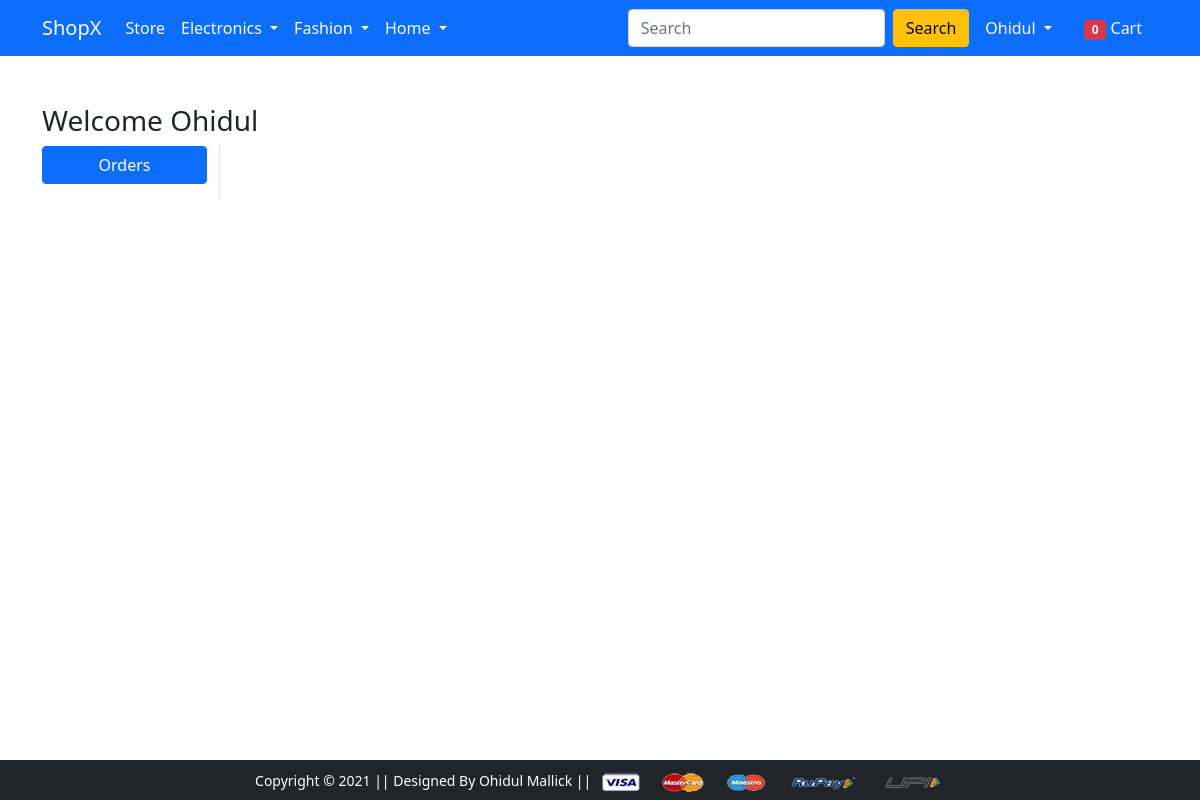
/orders/ (signed in), run on an earlier commit of the app's database.
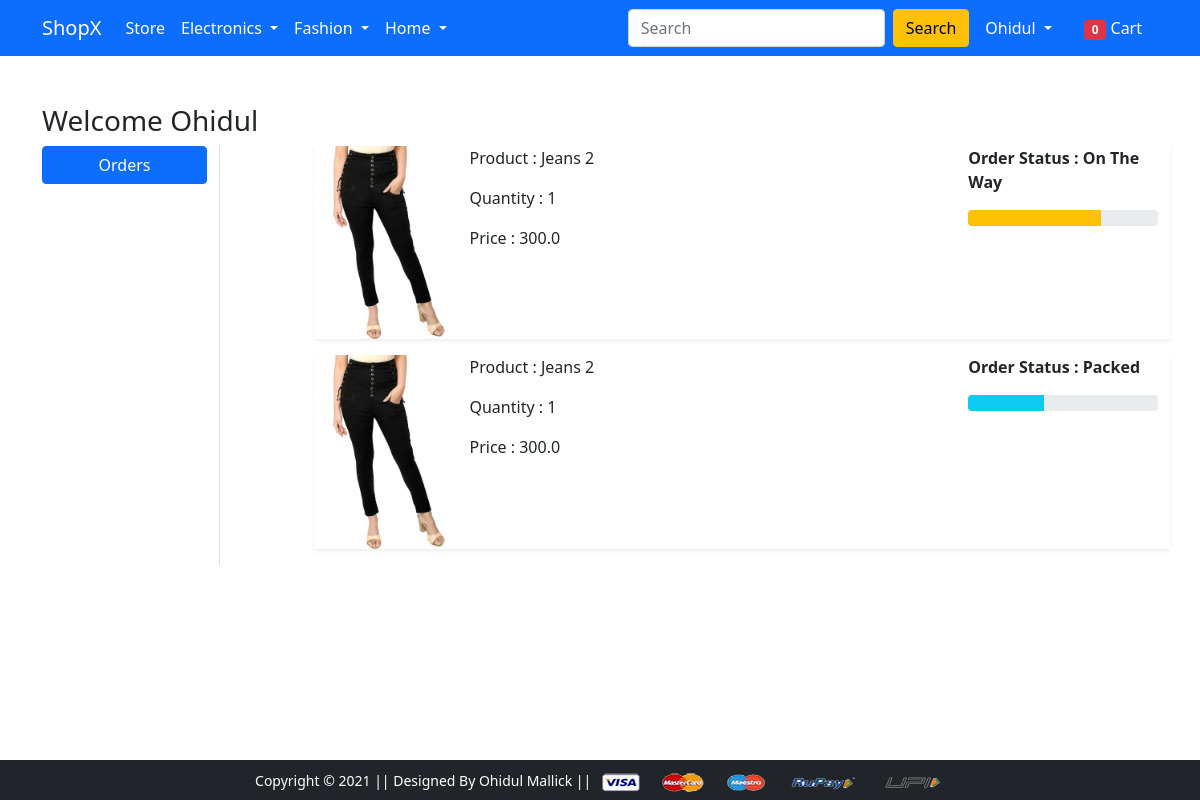
And on a later commit of the database.
### app/models.py (models this page shows, shortened)
class OrderPlaced(models.Model):
    user=models.ForeignKey(User,on_delete=models.CASCADE)
    customer=models.ForeignKey(Customer,on_delete=models.CASCADE)
    product=models.ForeignKey(Product,on_delete=models.CASCADE)
    quantity=models.PositiveIntegerField(default=1)
    ordered_date=models.DateTimeField(auto_now_add=True)
    status=models.CharField(max_length=50,choices=STATUS_CHOICES,default='Pending')
    objects=models.Manager()
    @property
    def total_cost(self):
        return self.quantity * self.product.discount_price

class Product(models.Model):
    title=models.CharField(max_length=150)
    selling_price=models.FloatField()
    discount_price=models.FloatField()
    description=models.TextField()
    specification = models.TextField(null=True,blank=True)
    brand=models.CharField(max_length=100)
    category=models.CharField(choices=CATEGORY_CHOICES,max_length=2)
    product_image=models.ImageField(upload_to='product_IMG')
    For=models.CharField(max_length=20, null=True , blank=True)
    objects=models.Manager()

### app/views.py (the view)
# urls.py: path('orders/', views.orders, name='orders'),
@login_required()
def orders(request):
    op=OrderPlaced.objects.filter(user=request.user)
    user=request.user
    cart_product=[p for p in Cart.objects.all() if p.user==user]
    length = len(cart_product)
    return render(request, 'app/orders.html',{'orderPlaced':op,'length':length})

### app/templates/app/orders.html (shortened to what this page needs)
{% extends 'app/base.html' %}
{% load static %}
{% block cart %} {{length}} {% endblock %}
{% block main-content %}
<div class="container my-5">
    <div class="row">
        <h3>Welcome {{request.user|title}}</h3>
        <div class="col-sm-2 border-end">
            <ul class="list-unstyled">
                <li class="d-grid"><a href="{% url 'orders' %}" class="btn btn-primary">Orders</a></li>
            </ul>
        </div>
        <div class="col-sm-9 offset-sm-1">
            {% for op in orderPlaced %}
            <div class="row shadow-sm mb-3">
                <div class="col-sm-2">
                    <img src="{{op.product.product_image.url}}" alt="" scrset="" class="img-fluid" height="150"
                        width="150">
                </div>
                <div class="col-sm-7">
                    <p>Product : {{op.product.title}}</p>
                    <p>Quantity : {{op.quantity}}</p>
                    <p>Price : {{op.total_cost}}</p>
                </div>
                <div class="col-sm-3 fw-bold">
                    <p>Order Status : {{op.status}}</p>
                    {% if op.status == 'Packed' %}
                    <div class="progress">
                        <div class="progress-bar bg-info" role="progressbar" style="width: 40%" aria-valuenow="40"
                            aria-valuemin="0" aria-valuemax="100">
                        </div>
                    </div>
                    {% endif %}
                    {% if op.status == 'On The Way' %}
                    <div class="progress">
                        <div class="progress-bar bg-warning" role="progressbar" style="width: 70%" aria-valuenow="70"
                            aria-valuemin="0" aria-valuemax="100">
                        </div>
                    </div>
                    {% endif %}
                </div>
            </div>
            {% endfor %}
        </div>
    </div>
</div>
{% endblock main-content %}

What changed in the data, as far as the page shows it:
added OrderPlaced: product.product_image (picture), product "Jeans 2", quantity "1", total_cost "300.0", status "On The Way"
added OrderPlaced: product.product_image (picture), product "Jeans 2", quantity "1", total_cost "300.0", status "Packed"
